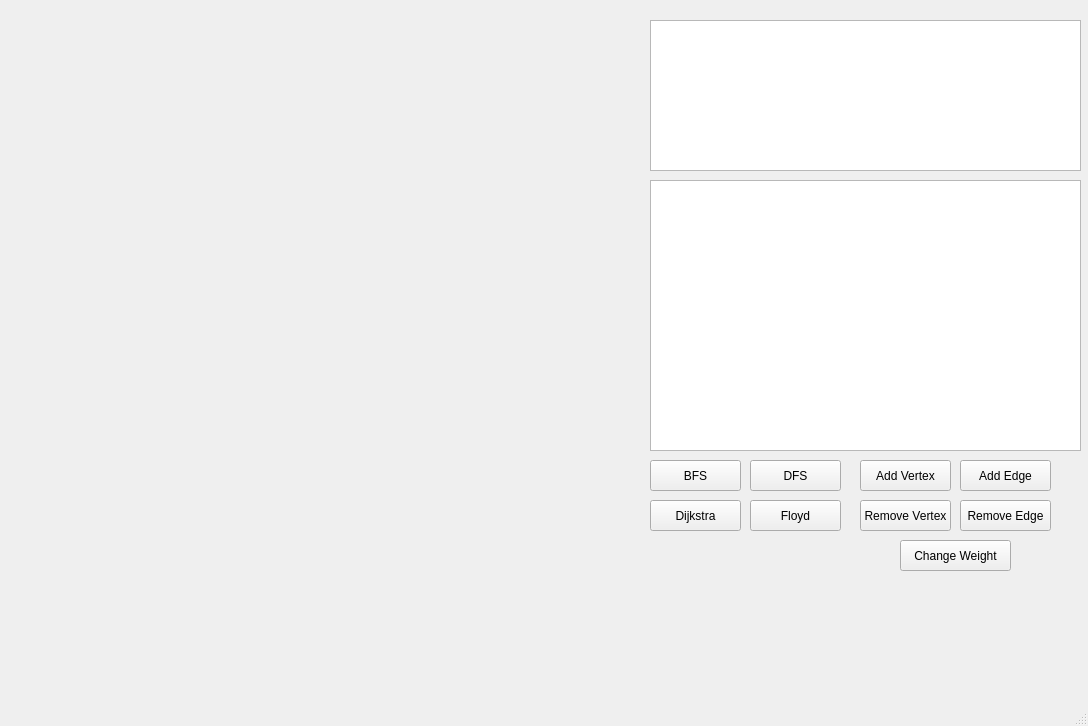
<?xml version="1.0" encoding="UTF-8"?>
<ui version="4.0">
 <class>MainWindow</class>
 <widget class="QMainWindow" name="MainWindow">
  <property name="geometry">
   <rect>
    <x>0</x>
    <y>0</y>
    <width>1088</width>
    <height>726</height>
   </rect>
  </property>
  <property name="windowTitle">
   <string>MainWindow</string>
  </property>
  <widget class="QWidget" name="centralwidget">
   <widget class="QPushButton" name="bfsButton">
    <property name="geometry">
     <rect>
      <x>650</x>
      <y>460</y>
      <width>91</width>
      <height>31</height>
     </rect>
    </property>
    <property name="text">
     <string>BFS</string>
    </property>
   </widget>
   <widget class="QPushButton" name="dfsButton">
    <property name="geometry">
     <rect>
      <x>750</x>
      <y>460</y>
      <width>91</width>
      <height>31</height>
     </rect>
    </property>
    <property name="text">
     <string>DFS</string>
    </property>
   </widget>
   <widget class="QPushButton" name="dijkstraButton">
    <property name="geometry">
     <rect>
      <x>650</x>
      <y>500</y>
      <width>91</width>
      <height>31</height>
     </rect>
    </property>
    <property name="text">
     <string>Dijkstra</string>
    </property>
   </widget>
   <widget class="QPushButton" name="floydButton">
    <property name="geometry">
     <rect>
      <x>750</x>
      <y>500</y>
      <width>91</width>
      <height>31</height>
     </rect>
    </property>
    <property name="text">
     <string>Floyd</string>
    </property>
   </widget>
   <widget class="QPushButton" name="addEdgeButton">
    <property name="geometry">
     <rect>
      <x>960</x>
      <y>460</y>
      <width>91</width>
      <height>31</height>
     </rect>
    </property>
    <property name="text">
     <string>Add Edge</string>
    </property>
   </widget>
   <widget class="QPushButton" name="removeEdgeButton">
    <property name="geometry">
     <rect>
      <x>960</x>
      <y>500</y>
      <width>91</width>
      <height>31</height>
     </rect>
    </property>
    <property name="text">
     <string>Remove Edge</string>
    </property>
   </widget>
   <widget class="QPushButton" name="changeWeightButton">
    <property name="geometry">
     <rect>
      <x>900</x>
      <y>540</y>
      <width>111</width>
      <height>31</height>
     </rect>
    </property>
    <property name="text">
     <string>Change Weight</string>
    </property>
   </widget>
   <widget class="QPushButton" name="addVertexButton">
    <property name="geometry">
     <rect>
      <x>860</x>
      <y>460</y>
      <width>91</width>
      <height>31</height>
     </rect>
    </property>
    <property name="text">
     <string>Add Vertex</string>
    </property>
   </widget>
   <widget class="QPushButton" name="removeVertexButton">
    <property name="geometry">
     <rect>
      <x>860</x>
      <y>500</y>
      <width>91</width>
      <height>31</height>
     </rect>
    </property>
    <property name="text">
     <string>Remove Vertex</string>
    </property>
   </widget>
   <widget class="QTextEdit" name="resultTextEdit">
    <property name="geometry">
     <rect>
      <x>650</x>
      <y>20</y>
      <width>431</width>
      <height>151</height>
     </rect>
    </property>
   </widget>
   <widget class="QTableWidget" name="algorithmTableWidget">
    <property name="geometry">
     <rect>
      <x>650</x>
      <y>180</y>
      <width>431</width>
      <height>271</height>
     </rect>
    </property>
   </widget>
  </widget>
  <widget class="QMenuBar" name="menubar">
   <property name="geometry">
    <rect>
     <x>0</x>
     <y>0</y>
     <width>1088</width>
     <height>21</height>
    </rect>
   </property>
  </widget>
  <widget class="QStatusBar" name="statusbar"/>
 </widget>
 <resources/>
 <connections/>
</ui>
